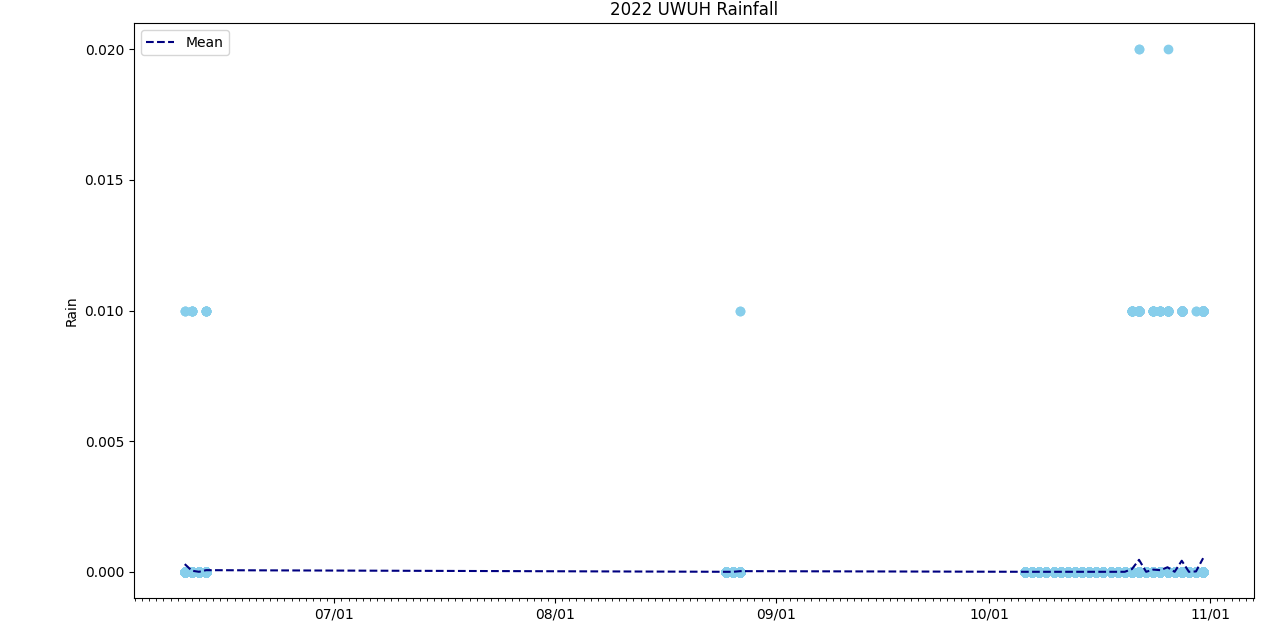

Source code (Python):
import pandas as pd
import matplotlib.pyplot as plt
import matplotlib.dates as mdates
from matplotlib.ticker import MultipleLocator
import numpy as np

# Read the CSV file into a DataFrame, skipping the header row
data = pd.read_csv('2022-uwuh.csv', skiprows=1)

# Convert 'Date' column to datetime format
data['Date'] = pd.to_datetime(data['Date'])

# Set up the plot
fig, ax1 = plt.subplots(1, figsize=(8, 10))

# Format the x-axis to display month and day
months = mdates.MonthLocator()
days = mdates.DayLocator()
month_day_fmt = mdates.DateFormatter('%m/%d')
ax1.xaxis.set_major_locator(months)
ax1.xaxis.set_minor_locator(days)
ax1.xaxis.set_major_formatter(month_day_fmt)

# Plot the scatter plot with baby blue color and adjusted opacity
sc = ax1.scatter(data['Date'], data['Rain'], c='skyblue', alpha=1)
ax1.set_ylabel('Rain')
ax1.set_title('2022 UWUH Rainfall')

# Calculate statistics per date
daily_stats = data.groupby('Date')['Rain'].agg(['mean', 'median', lambda x: np.percentile(x, 25), lambda x: np.percentile(x, 75)])
daily_stats.columns = ['Mean', 'Median', '25th Percentile', '75th Percentile']

# Add trendlines
ax1.plot(daily_stats.index, daily_stats['Mean'], color='navy', linestyle='--', label='Mean')

# Add legend
ax1.legend()

# Adjust the y-axis ticks
ax1.yaxis.set_major_locator(MultipleLocator(0.005))

# Adjust the layout and spacing
plt.tight_layout()

# Display the plot
plt.show()
